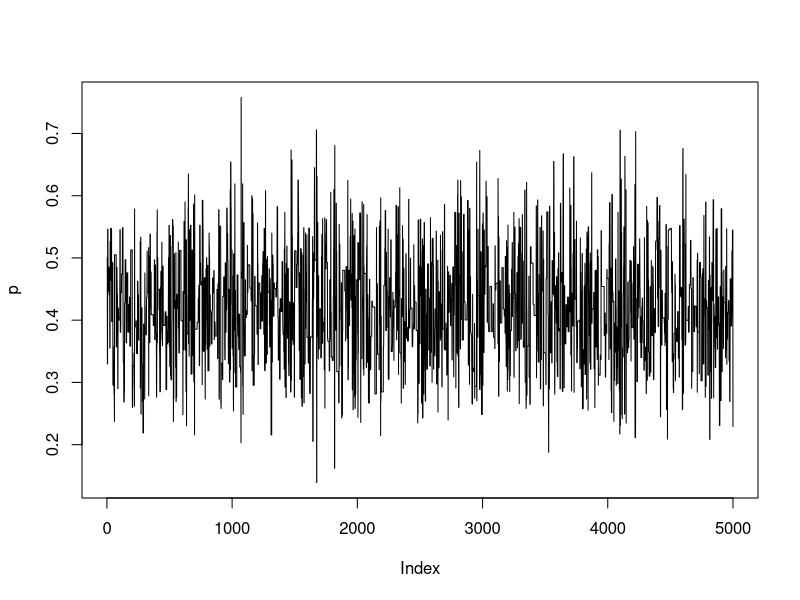
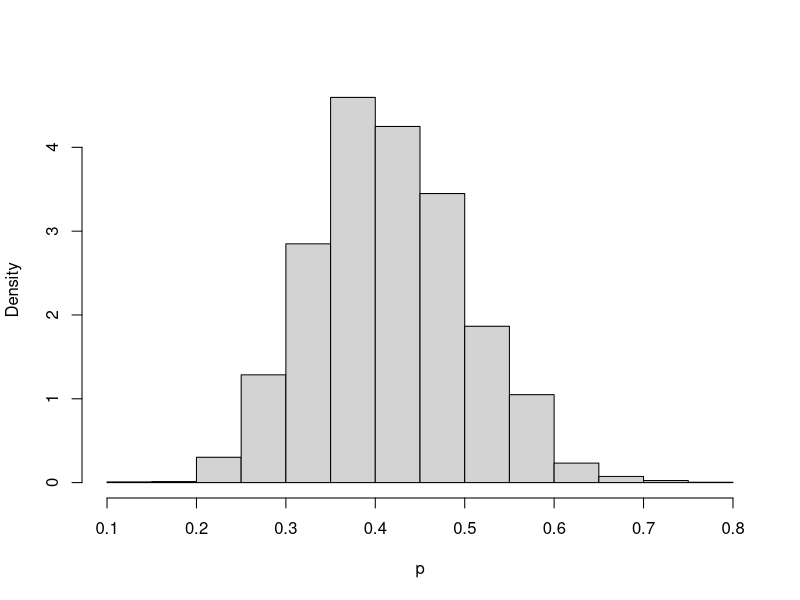

The R script that drew these images, in order:
# Independent sampling
# Basic Parameters 
m <- 5000         # length of chain
xt <- numeric(m)
a <- 1            # parameter of Beta(a,b)
b <- 1            # parameter of Beta(a,b)
p <- 0.2          # mixing parameter
n <- 30           # sample size
mu <- c(0, 5)     # parameters of the normal densities
sigma <- c(1, 1)

# Generate observations ----
i <- sample(1:2, size = n, replace = TRUE, prob = c(p, 1-p))
x <- rnorm(n, mu[i], sigma[i])

# Metropolis-Hastings Chain ----
u <- runif(m)
y <- rbeta(m, a, b)
xt[1] <- 0.5
for(i in 2:m){
  fy <- y[i] * dnorm(x, mu[1], sigma[1]) + 
    (1 - y[i]) * dnorm(x, mu[2], sigma[2])
  fx <- xt[i-1] * dnorm(x, mu[1], sigma[1]) + 
    (1 - xt[i-1]) * dnorm(x, mu[2], sigma[2])
  r <- prod(fy/fx) * (xt[i-1] ** (a-1) * (1 - xt[i-1]) ** (b-1)) /
    (y[i] ** (a-1) * (1 - y[i]) ** (b-1))
  if(u[i] <= r) xt[i] <- y[i]
  else xt[i] <- xt[i-1]
}

# Plot ----
plot(xt, type = 'l', ylab = 'p')
hist(xt[101:m], main = '', xlab = 'p', prob = TRUE)
print(mean(xt[101:m]))